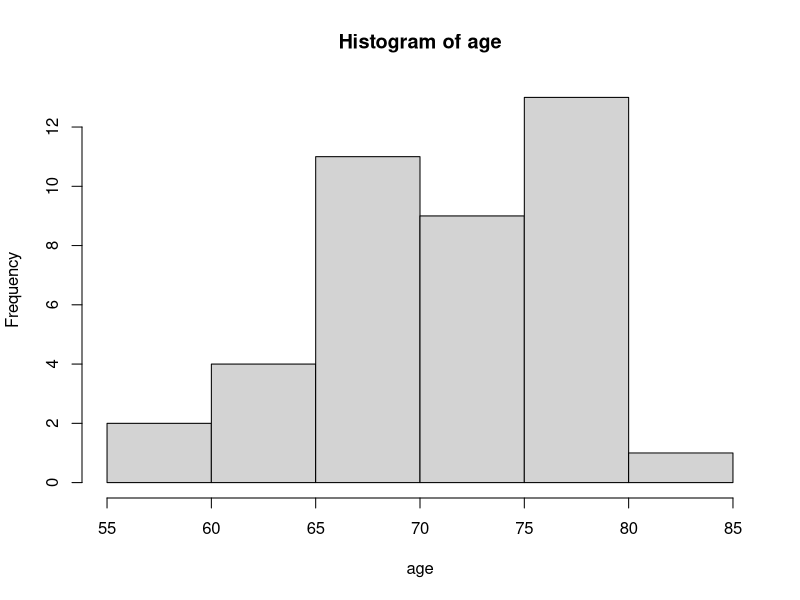
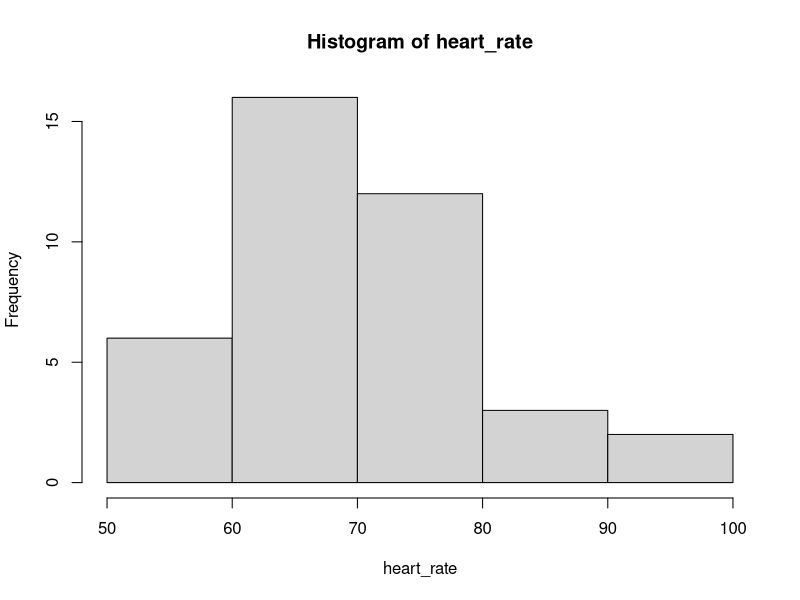
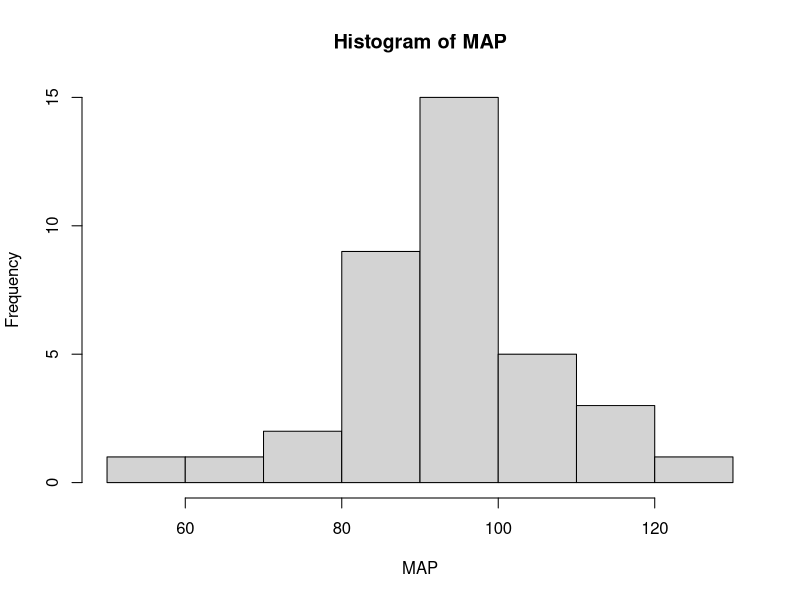
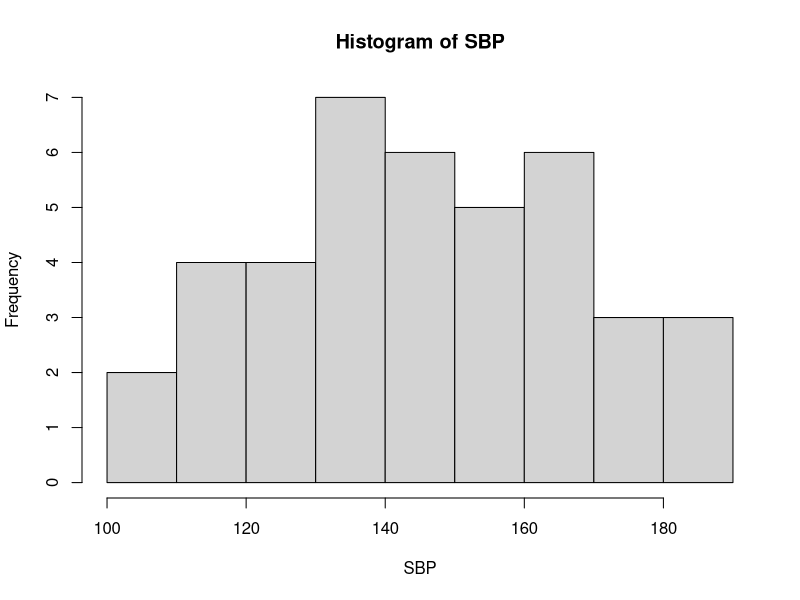
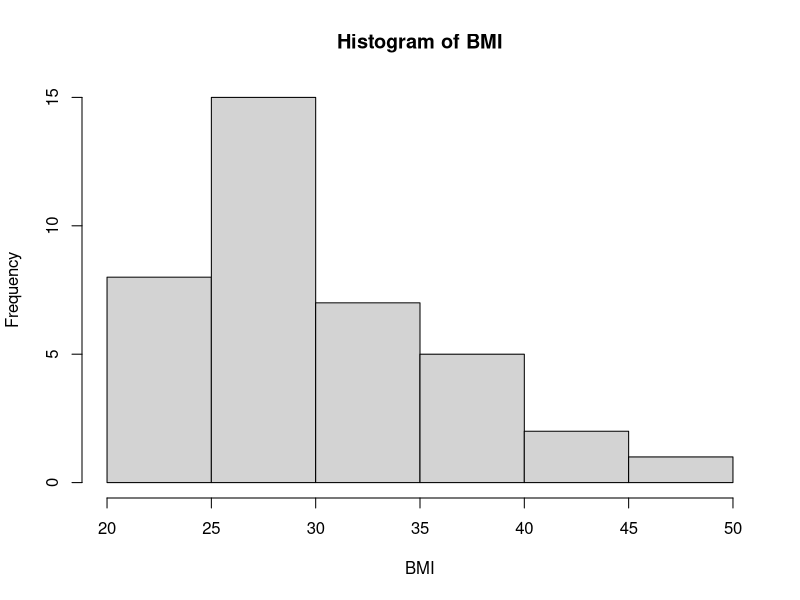
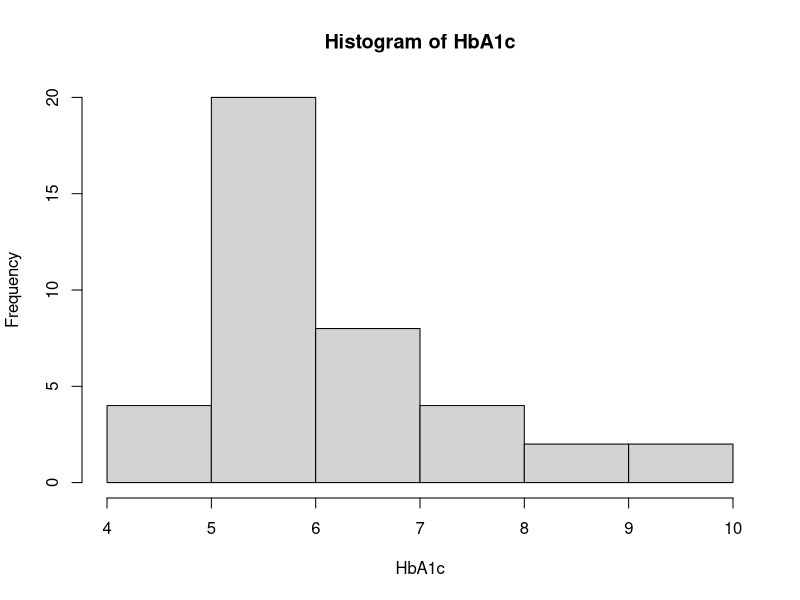
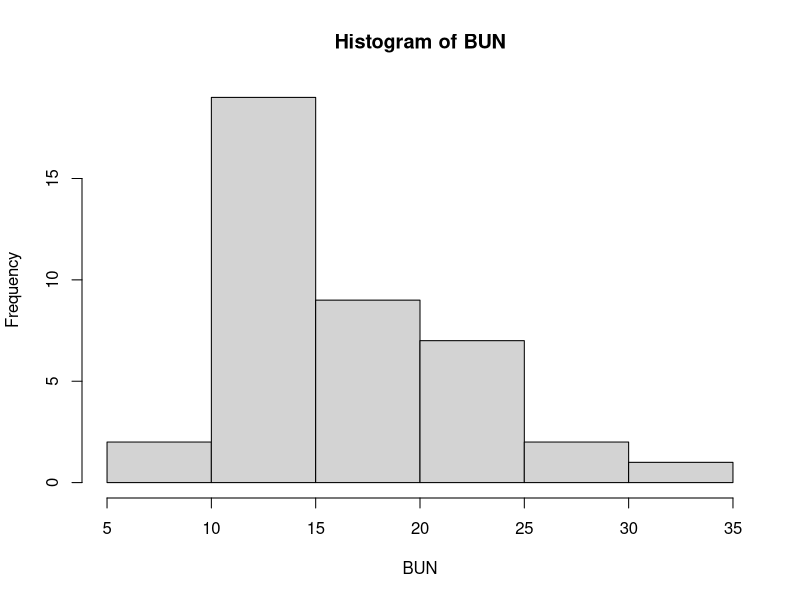
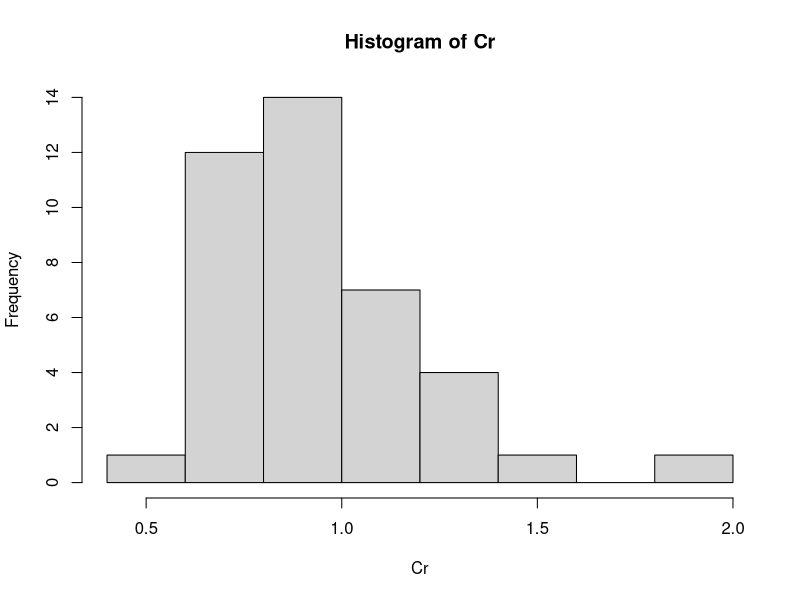

These figures' R source, in order:
## ---- chunk 1
knitr::opts_chunk$set(echo = TRUE)
library(readxl)
library(ggplot2)
library(dplyr)
library(tidyr)
library(corrplot)
## ---- chunk 2
# read data
# the spreadsheet has 19 metabolic measures and 5 retinal thickness
data <- as.data.frame(read_excel("./Data/Sachdeva_Final_datasheet_OCT_metabolic_232023.xlsx"))
## ---- chunk 3
# convert id and gender to factors
df <- data
df$IRB <- as.factor(df$IRB)
df$gender <- as.factor(df$gender)
levels(df$gender) <- c("female", "male")
## ---- chunk 4
# gender 
table(df$gender)
table(df$gender)/nrow(df)
## ---- chunk 5
cols_ind <- c(4:112)
median_data <- apply(df[, cols_ind], 2, function(x) median(x, na.rm = TRUE))
mean_data <- apply(df[, cols_ind], 2, function(x) mean(x, na.rm = TRUE))
sd_data <- apply(df[, cols_ind], 2, function(x) sd(x, na.rm = TRUE))
summary <- cbind(median_data, mean_data, sd_data)
colnames(summary) <- c("Median", "Mean", "SD")
round(summary,2)
## ---- chunk 6
colnames(df)
indep_list <- c("age", "heart_rate","MAP","SBP","BMI","HbA1c","BUN","Cr","BUN/Cr","HDL","LDL","Triglycerides","Cholesterol","NEFA","Glucose","Ketone","Insulin","Adiponectin","Leptin","RAGE")
for (col in indep_list) {
  hist(df[[col]], xlab = paste(col), main = paste("Histogram of", col))
}

## ---- chunk 7
met_list <- c("heart_rate","MAP","SBP","BMI","HbA1c","BUN","Cr","BUN/Cr","HDL","LDL","Triglycerides","Cholesterol","NEFA","Glucose","Ketone","Insulin","Adiponectin","Leptin","RAGE")
df.imp <- df
for (col in met_list) {
  df.imp[is.na(df.imp[[col]]), col] <- median(df.imp[[col]], na.rm = TRUE)
}
## ---- chunk 8
pairs(df.imp[met_list])
## ---- chunk 9
met_cor <- cor(df.imp[met_list], use = "pairwise.complete.obs")
corrplot(met_cor, type = "upper", method = "circle")
## ---- chunk 10
# right eye
OD_list <- c(23:67)
OD_cor <- cor(df.imp[OD_list], use = "pairwise.complete.obs")
corrplot(OD_cor, type = "upper", method = "circle", tl.cex = 0.5)
## ---- chunk 11
# left eye
OS_list <- c(68:112)
OS_cor <- cor(df.imp[OS_list], use = "pairwise.complete.obs")
corrplot(OS_cor, type = "upper", method = "circle", tl.cex = 0.5)
